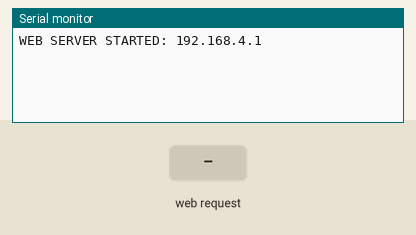
The sketch below on a simulated ESP32. Shown: the last lines printed to the serial monitor. The test bench sets the inputs (shaded band).

Above: at 1.2 s.
1.3 s: HTTP request GET /c?v=g received
At 2.4 s:
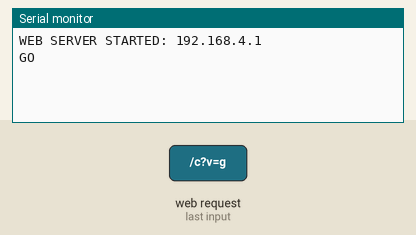
2.8 s: HTTP request GET /c?v=1 received
At 3.6 s:
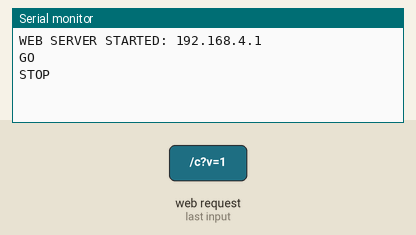

Measured:
- after the input at 1.3 s, the serial monitor: prints a new line at once (image 1)
- after the input at 2.8 s, the serial monitor: prints a new line at once (image 2)

The sketch:

code_controlwifi.ino
```cpp
/* * CODE TRẠM ĐIỀU KHIỂN (REMOTE)
 * Đã điền MAC Robot: 4C:C3:82:BE:D9:F8
 */
#include <esp_now.h>
#include <WiFi.h>
#include <WebServer.h>

// --- 1. ĐỊA CHỈ CỦA ROBOT (Đã điền sẵn) ---
uint8_t robotAddress[] = {0x4C, 0xC3, 0x82, 0xBE, 0xD9, 0xF8};

// Cấu trúc dữ liệu nhận về
typedef struct struct_message {
  int s[5]; float err; int st; int inter; float r1; float r2; char msg[32];
} struct_message;
struct_message myData;

// Cấu trúc lệnh gửi đi
typedef struct struct_command { char cmd; } struct_command;
struct_command myCmd;

WebServer server(80);
esp_now_peer_info_t peerInfo;

// --- GIAO DIỆN WEB ---
const char index_html[] PROGMEM = R"rawliteral(
<!DOCTYPE HTML><html><head><meta charset="UTF-8"><meta name="viewport" content="width=device-width, initial-scale=1">
<title>CONTROL</title><style>
body{font-family:sans-serif;text-align:center;background:#f0f0f0;padding:10px;}
.btn{border:none;color:white;padding:25px;width:90%;font-size:25px;margin:10px 0;border-radius:15px;cursor:pointer;display:block;margin-left:auto;margin-right:auto;}
.g{background:#2ecc71;box-shadow:0 5px #27ae60;} .g:active{box-shadow:0 2px #27ae60;transform:translateY(3px);}
.s{background:#e74c3c;box-shadow:0 5px #c0392b;} .s:active{box-shadow:0 2px #c0392b;transform:translateY(3px);}
.card{background:white;padding:15px;margin-top:20px;border-radius:10px;box-shadow:0 4px 8px rgba(0,0,0,0.1);}
</style></head><body>
<h2>ĐIỀU KHIỂN ROBOT</h2>
<button class="btn g" onclick="c('g')">CHẠY (START)</button>
<button class="btn s" onclick="c('s')">DỪNG (STOP)</button>
<div class="card">
  <h3>Trạng thái: <span id="m" style="color:blue">...</span></h3>
  <p>Tốc độ: Trái <b id="r1">0</b> | Phải <b id="r2">0</b></p>
  <p>Line Err: <span id="e">0</span></p>
</div>
<script>
function c(v){var x=new XMLHttpRequest();x.open("GET","/c?v="+v,true);x.send();}
setInterval(function(){fetch("/d").then(r=>r.json()).then(o=>{
document.getElementById("m").innerHTML=o.m;document.getElementById("r1").innerHTML=Math.round(o.r1);
document.getElementById("r2").innerHTML=Math.round(o.r2);document.getElementById("e").innerHTML=o.e;
});},200);</script></body></html>
)rawliteral";

void OnDataRecv(const esp_now_recv_info_t * info, const uint8_t *data, int len) {
  memcpy(&myData, data, sizeof(myData));
}

void setup() {
  Serial.begin(115200);
  WiFi.mode(WIFI_AP_STA);

  // TÊN WIFI VÀ PASS (Bạn dùng cái này để kết nối điện thoại)
  WiFi.softAP("ROBOT_WIFI_CONTROL", "12345678");

  if (esp_now_init() != ESP_OK) return;
  esp_now_register_recv_cb(OnDataRecv);

  memcpy(peerInfo.peer_addr, robotAddress, 6);
  peerInfo.channel = 0; peerInfo.encrypt = false;
  esp_now_add_peer(&peerInfo);

  server.on("/", [](){ server.send(200, "text/html", index_html); });
  server.on("/c", [](){
    String v = server.arg("v");
    if(v.length()>0){
      myCmd.cmd = v.charAt(0);
      esp_now_send(robotAddress, (uint8_t *) &myCmd, sizeof(myCmd));
      Serial.println(v=="g"?"GO":"STOP");
    }
    server.send(200, "text/plain", "OK");
  });
  server.on("/d", [](){
    String j="{\"m\":\""+String(myData.msg)+"\",\"r1\":"+String(myData.r1)+",\"r2\":"+String(myData.r2)+",\"e\":"+String(myData.err)+"}";
    server.send(200, "application/json", j);
  });
  server.begin();
  Serial.println("WEB SERVER STARTED: 192.168.4.1");
}
void loop() { server.handleClient(); }
```
